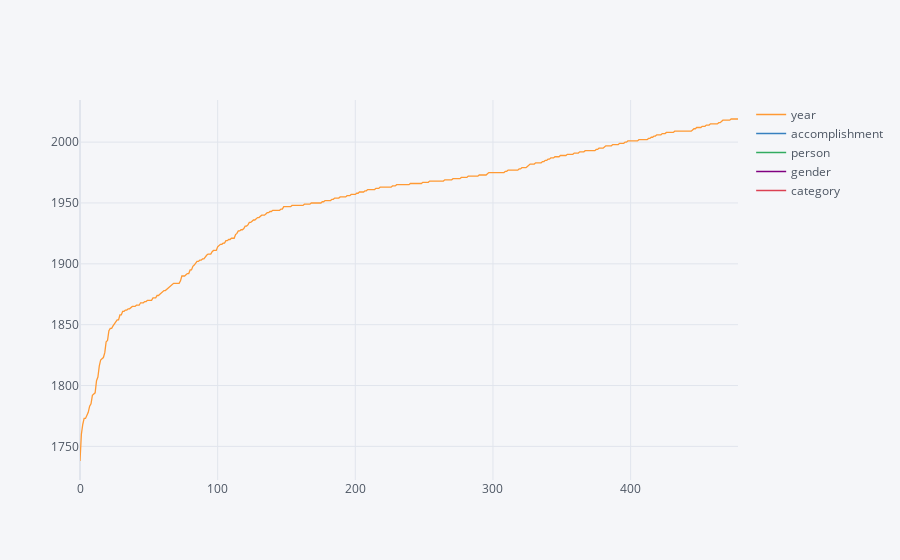

The cell this chart's notebook holds for it:
### Code cell
firstsDF.iplot()

### Figure 1 — Plotly figure (JSON) as saved in the notebook; plotly's stock layout.template omitted (floating-point values rounded to 4 significant figures; data arrays with more than 128 entries replaced by an {"elided": "..."} marker saying what was removed)
{"data": [{"line": {"color": "rgba(255, 153, 51, 1.0)", "dash": "solid", "shape": "linear", "width": 1.3}, "mode": "lines", "name": "year", "text": "", "type": "scatter", "x": {"elided": "479 int values"}, "y": {"elided": "479 int values"}}, {"line": {"color": "rgba(55, 128, 191, 1.0)", "dash": "solid", "shape": "linear", "width": 1.3}, "mode": "lines", "name": "accomplishment", "text": "", "type": "scatter", "x": {"elided": "479 int values"}, "y": {"elided": "479 str values"}}, {"line": {"color": "rgba(50, 171, 96, 1.0)", "dash": "solid", "shape": "linear", "width": 1.3}, "mode": "lines", "name": "person", "text": "", "type": "scatter", "x": {"elided": "479 int values"}, "y": {"elided": "479 str values"}}, {"line": {"color": "rgba(128, 0, 128, 1.0)", "dash": "solid", "shape": "linear", "width": 1.3}, "mode": "lines", "name": "gender", "text": "", "type": "scatter", "x": {"elided": "479 int values"}, "y": {"elided": "479 str values"}}, {"line": {"color": "rgba(219, 64, 82, 1.0)", "dash": "solid", "shape": "linear", "width": 1.3}, "mode": "lines", "name": "category", "text": "", "type": "scatter", "x": {"elided": "479 int values"}, "y": {"elided": "479 str values"}}], "layout": {"autosize": true, "legend": {"bgcolor": "#F5F6F9", "font": {"color": "#4D5663"}}, "paper_bgcolor": "#F5F6F9", "plot_bgcolor": "#F5F6F9", "title": {"font": {"color": "#4D5663"}}, "xaxis": {"autorange": true, "gridcolor": "#E1E5ED", "range": [0, 478], "showgrid": true, "tickfont": {"color": "#4D5663"}, "title": {"font": {"color": "#4D5663"}, "text": ""}, "type": "linear", "zerolinecolor": "#E1E5ED"}, "yaxis": {"autorange": true, "gridcolor": "#E1E5ED", "range": [1722.0, 2035.0], "showgrid": true, "tickfont": {"color": "#4D5663"}, "title": {"font": {"color": "#4D5663"}, "text": ""}, "type": "linear", "zerolinecolor": "#E1E5ED"}}}
